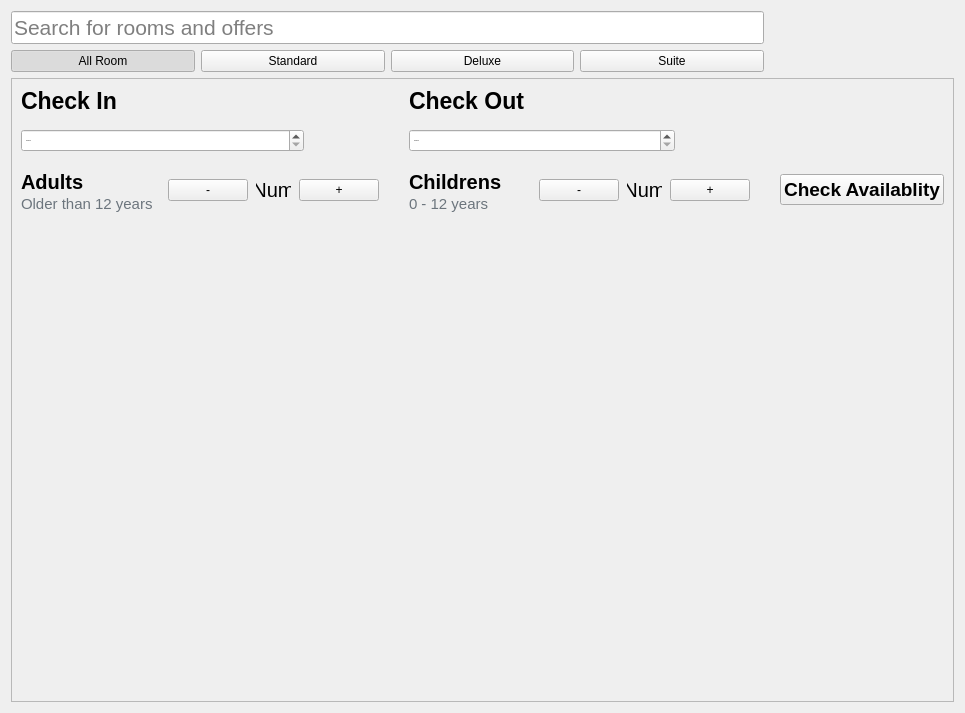
<?xml version="1.0" encoding="UTF-8"?>
<ui version="4.0">
 <class>RoomStatusPageWidget</class>
 <widget class="QWidget" name="RoomStatusPageWidget">
  <property name="geometry">
   <rect>
    <x>0</x>
    <y>0</y>
    <width>922</width>
    <height>713</height>
   </rect>
  </property>
  <property name="windowTitle">
   <string>Form</string>
  </property>
  <property name="styleSheet">
   <string notr="true">
RoomStatusPageWidget {
    background-color: transparent;
}

QScrollArea {
    background-color: transparent;
    border: none;
}

QScrollArea &gt; QWidget &gt; QWidget {
    background-color: transparent;
}

QScrollArea QWidget#scrollAreaWidgetContents {
    background-color: transparent;
}

/* Base text color */
QLabel, QCheckBox, QRadioButton {
    color: #333333;
}

/* Filter buttons (All Room, Standard, etc.) */
QPushButton#btnFilterAll, QPushButton#btnFilterStandard, QPushButton#btnFilterDeluxe, QPushButton#btnFilterSuite {
    background-color: #F0F4F8;
    color: #005BFE;
    border: 1px solid #D9E2EC;
    border-radius: 15px; /* Rounded corners */
    padding: 8px 16px;
    font-weight: bold;
}
QPushButton#btnFilterAll:hover, QPushButton#btnFilterStandard:hover, QPushButton#btnFilterDeluxe:hover, QPushButton#btnFilterSuite:hover {
    background-color: #E2E8F0;
}
QPushButton#btnFilterAll:checked, QPushButton#btnFilterStandard:checked, QPushButton#btnFilterDeluxe:checked, QPushButton#btnFilterSuite:checked {
    background-color: #005BFE;
    color: #FFFFFF;
}

/* Search Bar */
QLineEdit#txtSearchRoom {
    background-color: #F8F9FA;
    border: 1px solid #E2E8F0;
    border-radius: 20px;
    padding: 10px 15px;
    color: #333333;
}
QLineEdit#txtSearchRoom:focus {
    border: 1px solid #005BFE;
}

/* Search Frame */
QFrame#frameFilterPanel {
    background-color: #F8F9FA;
    border-radius: 15px;
    border: none;
}

/* Increment/Decrement Buttons */
QPushButton#btnAddAdult, QPushButton#btnMinusAdult, QPushButton#btnAddChild, QPushButton#btnMinusChild {
    background-color: #FFFFFF;
    color: #005BFE;
    border: 1px solid #005BFE;
    border-radius: 12px;
    font-weight: bold;
    font-size: 16px;
    min-width: 24px;
    min-height: 24px;
    max-width: 24px;
    max-height: 24px;
}
QPushButton#btnAddAdult:hover, QPushButton#btnMinusAdult:hover, QPushButton#btnAddChild:hover, QPushButton#btnMinusChild:hover {
    background-color: #E2E8F0;
}

/* Check Availability Button */
QPushButton#btnCheckAvailability {
    background-color: #005BFE;
    color: white;
    border-radius: 10px;
    padding: 10px;
    font-weight: bold;
}
QPushButton#btnCheckAvailability:hover {
    background-color: #0044CC;
}
QPushButton#btnCheckAvailability:pressed {
    background-color: #003399;
    padding-top: 12px;
    padding-left: 12px;
    padding-bottom: 8px;
    padding-right: 8px;
}
/* Date input - large, clear white container */
QDateEdit {
    background-color: #FFFFFF;
    border: 1px solid #E2E8F0;
    border-radius: 8px;
    padding: 8px 12px;
    color: #333333;
    font-size: 14px;
}
QDateEdit::up-button, QDateEdit::down-button {
    width: 0px;
    border: none;
}


/* Scrollbar */
QScrollBar:vertical {
    border: none;
    background: #F8F9FA;
    width: 8px;
    margin: 0px 0px 0px 0px;
}
QScrollBar::handle:vertical {
    background: #CBD5E1;
    min-height: 30px;
    border-radius: 4px;
}
QScrollBar::handle:vertical:hover {
    background: #94A3B8;
}
QScrollBar::add-line:vertical, QScrollBar::sub-line:vertical {
    height: 0px;
    border: none;
    background: none;
}
QScrollBar::add-page:vertical, QScrollBar::sub-page:vertical {
    background: none;
}

QLabel {
    background-color: transparent;
}</string>
  </property>
  <layout class="QGridLayout" name="gridLayout">
   <item row="1" column="3">
    <widget class="QPushButton" name="btnFilterSuite">
     <property name="text">
      <string>Suite</string>
     </property>
     <property name="checkable">
      <bool>true</bool>
     </property>
     <property name="autoExclusive">
      <bool>true</bool>
     </property>
    </widget>
   </item>
   <item row="0" column="0" colspan="4">
    <widget class="QLineEdit" name="txtSearchRoom">
     <property name="font">
      <font>
       <pointsize>16</pointsize>
      </font>
     </property>
     <property name="placeholderText">
      <string>Search for rooms and offers</string>
     </property>
    </widget>
   </item>
   <item row="1" column="1">
    <widget class="QPushButton" name="btnFilterStandard">
     <property name="text">
      <string>Standard</string>
     </property>
     <property name="checkable">
      <bool>true</bool>
     </property>
     <property name="autoExclusive">
      <bool>true</bool>
     </property>
    </widget>
   </item>
   <item row="1" column="2">
    <widget class="QPushButton" name="btnFilterDeluxe">
     <property name="text">
      <string>Deluxe</string>
     </property>
     <property name="checkable">
      <bool>true</bool>
     </property>
     <property name="autoExclusive">
      <bool>true</bool>
     </property>
    </widget>
   </item>
   <item row="1" column="0">
    <widget class="QPushButton" name="btnFilterAll">
     <property name="text">
      <string>All Room</string>
     </property>
     <property name="checkable">
      <bool>true</bool>
     </property>
     <property name="checked">
      <bool>true</bool>
     </property>
     <property name="autoExclusive">
      <bool>true</bool>
     </property>
    </widget>
   </item>
   <item row="2" column="0" colspan="5">
    <widget class="QFrame" name="frameFilterPanel">
     <property name="frameShape">
      <enum>QFrame::Shape::StyledPanel</enum>
     </property>
     <property name="frameShadow">
      <enum>QFrame::Shadow::Raised</enum>
     </property>
     <layout class="QGridLayout" name="gridLayout_2">
      <property name="spacing">
       <number>15</number>
      </property>
      <item row="3" column="10">
       <widget class="QPushButton" name="btnCheckAvailability">
        <property name="font">
         <font>
          <pointsize>14</pointsize>
          <bold>true</bold>
         </font>
        </property>
        <property name="text">
         <string>Check Availablity</string>
        </property>
       </widget>
      </item>
      <item row="3" column="6" colspan="3">
       <layout class="QHBoxLayout" name="horizontalLayout_Childrens">
        <property name="spacing">
         <number>8</number>
        </property>
        <item>
         <widget class="QPushButton" name="btnMinusChild">
          <property name="text">
           <string>-</string>
          </property>
         </widget>
        </item>
        <item>
         <widget class="QLabel" name="lblChildrenCount">
          <property name="minimumSize">
           <size>
            <width>35</width>
            <height>0</height>
           </size>
          </property>
          <property name="font">
           <font>
            <pointsize>15</pointsize>
           </font>
          </property>
          <property name="text">
           <string>Num</string>
          </property>
          <property name="alignment">
           <set>Qt::AlignmentFlag::AlignCenter</set>
          </property>
         </widget>
        </item>
        <item>
         <widget class="QPushButton" name="btnAddChild">
          <property name="text">
           <string>+</string>
          </property>
         </widget>
        </item>
        <item>
         <spacer name="spacer_Childrens">
          <property name="orientation">
           <enum>Qt::Orientation::Horizontal</enum>
          </property>
          <property name="sizeHint" stdset="0">
           <size>
            <width>40</width>
            <height>20</height>
           </size>
          </property>
         </spacer>
        </item>
       </layout>
      </item>
      <item row="1" column="0" colspan="3">
       <widget class="QDateEdit" name="dateEditCheckIn">
        <property name="font">
         <font>
          <pointsize>-1</pointsize>
         </font>
        </property>
        <property name="displayFormat">
         <string>dd/MM/yyyy</string>
        </property>
       </widget>
      </item>
      <item row="0" column="5">
       <widget class="QLabel" name="lblCheckOutTitle">
        <property name="font">
         <font>
          <pointsize>17</pointsize>
          <bold>true</bold>
         </font>
        </property>
        <property name="text">
         <string>Check Out</string>
        </property>
       </widget>
      </item>
      <item row="7" column="0" colspan="11">
       <widget class="QScrollArea" name="scrollArea">
        <property name="maximumSize">
         <size>
          <width>16777205</width>
          <height>16777215</height>
         </size>
        </property>
        <property name="styleSheet">
         <string notr="true">background-color: transparent; border: none;</string>
        </property>
        <property name="horizontalScrollBarPolicy">
         <enum>Qt::ScrollBarPolicy::ScrollBarAlwaysOff</enum>
        </property>
        <property name="widgetResizable">
         <bool>true</bool>
        </property>
        <widget class="QWidget" name="scrollAreaWidgetContents">
         <property name="geometry">
          <rect>
           <x>0</x>
           <y>0</y>
           <width>874</width>
           <height>436</height>
          </rect>
         </property>
         <property name="styleSheet">
          <string notr="true">background-color: transparent; border: none;</string>
         </property>
        </widget>
       </widget>
      </item>
      <item row="3" column="1" colspan="3">
       <layout class="QHBoxLayout" name="horizontalLayout_Adults">
        <property name="spacing">
         <number>8</number>
        </property>
        <item>
         <widget class="QPushButton" name="btnMinusAdult">
          <property name="text">
           <string>-</string>
          </property>
         </widget>
        </item>
        <item>
         <widget class="QLabel" name="lblAdultCount">
          <property name="minimumSize">
           <size>
            <width>35</width>
            <height>0</height>
           </size>
          </property>
          <property name="font">
           <font>
            <pointsize>15</pointsize>
           </font>
          </property>
          <property name="text">
           <string>Num</string>
          </property>
          <property name="alignment">
           <set>Qt::AlignmentFlag::AlignCenter</set>
          </property>
         </widget>
        </item>
        <item>
         <widget class="QPushButton" name="btnAddAdult">
          <property name="text">
           <string>+</string>
          </property>
         </widget>
        </item>
        <item>
         <spacer name="spacer_Adults">
          <property name="orientation">
           <enum>Qt::Orientation::Horizontal</enum>
          </property>
          <property name="sizeHint" stdset="0">
           <size>
            <width>40</width>
            <height>20</height>
           </size>
          </property>
         </spacer>
        </item>
       </layout>
      </item>
      <item row="3" column="0">
       <widget class="QLabel" name="lblAdultsInfo">
        <property name="font">
         <font>
          <pointsize>18</pointsize>
         </font>
        </property>
        <property name="text">
         <string>&lt;html&gt;&lt;head/&gt;&lt;body&gt;&lt;p&gt;&lt;span style=&quot; font-size:15pt; font-weight:600;&quot;&gt;Adults&lt;/span&gt;&lt;br/&gt;&lt;span style=&quot; font-size:11pt; color:#6c757d;&quot;&gt;Older than 12 years&lt;/span&gt;&lt;/p&gt;&lt;/body&gt;&lt;/html&gt;</string>
        </property>
        <property name="textFormat">
         <enum>Qt::TextFormat::RichText</enum>
        </property>
       </widget>
      </item>
      <item row="0" column="0">
       <widget class="QLabel" name="lblCheckInTitle">
        <property name="font">
         <font>
          <pointsize>17</pointsize>
          <bold>true</bold>
         </font>
        </property>
        <property name="styleSheet">
         <string notr="true"/>
        </property>
        <property name="text">
         <string>Check In</string>
        </property>
       </widget>
      </item>
      <item row="1" column="5" colspan="3">
       <widget class="QDateEdit" name="dateEditCheckOut">
        <property name="font">
         <font>
          <pointsize>-1</pointsize>
         </font>
        </property>
        <property name="displayFormat">
         <string>dd/MM/yyyy</string>
        </property>
       </widget>
      </item>
      <item row="3" column="5">
       <widget class="QLabel" name="lblChildrenInfo">
        <property name="font">
         <font>
          <pointsize>18</pointsize>
         </font>
        </property>
        <property name="text">
         <string>&lt;html&gt;&lt;head/&gt;&lt;body&gt;&lt;p&gt;&lt;span style=&quot; font-size:15pt; font-weight:600;&quot;&gt;Childrens&lt;/span&gt;&lt;br/&gt;&lt;span style=&quot; font-size:11pt; color:#6c757d;&quot;&gt;0 - 12 years&lt;/span&gt;&lt;/p&gt;&lt;/body&gt;&lt;/html&gt;</string>
        </property>
        <property name="textFormat">
         <enum>Qt::TextFormat::RichText</enum>
        </property>
       </widget>
      </item>
     </layout>
    </widget>
   </item>
  </layout>
 </widget>
 <resources/>
 <connections/>
</ui>
